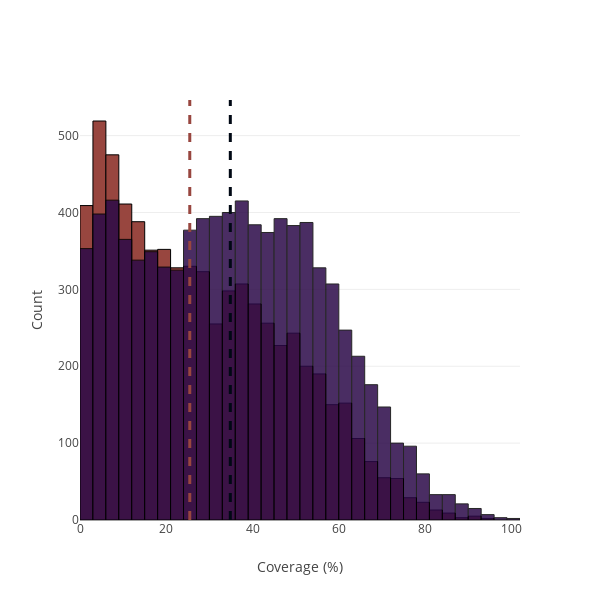

The notebook cell this image was saved under:
### Code cell
fig = go.Figure()

fig.add_trace(go.Histogram(
    x=frac_human_cov_ss.iloc[:,0].tolist(),
    xbins=dict(
        start=0,
        end=100,
        size=3 
    ),
    marker=dict(
        color='#98463f',
        line=dict(color='black', width=1)
    )
))
fig.add_trace(go.Histogram(
    x=frac_human_cov_frac.iloc[:,0].tolist(),
    name='Dataset 2', 
    xbins=dict(start=0, end=100, size=3),
    marker=dict(
        color='#2b0948',
        line=dict(color='black', width=1)
    ),
    opacity=0.85
))
fig.update_layout(
    width=600,
    height=600,
    template='none',
    xaxis_title='Coverage (%)',
    yaxis_title='Count',
    barmode='overlay',
    showlegend=False
)
fig.add_vline(x = np.median(frac_human_cov_ss.iloc[:,0].tolist()), line={'dash': 'dash', 'width': 3, 'color': '#98463f'})
fig.add_vline(x = np.median(frac_human_cov_frac.iloc[:,0].tolist()), line={'dash': 'dash', 'width': 3, 'color': '#000814'})

#fig.write_image(r'D:\Projects\SPEC\figs_raw\Figure_2e2.pdf', width = 600, height = 600)

### Figure 1 — Plotly figure (JSON) as saved in the notebook; plotly's stock layout.template omitted (floating-point values rounded to 4 significant figures; data arrays with more than 128 entries replaced by an {"elided": "..."} marker saying what was removed)
{"data": [{"marker": {"color": "#98463f", "line": {"color": "black", "width": 1}}, "type": "histogram", "x": {"elided": "6820 float values"}, "xbins": {"end": 100, "size": 3, "start": 0}}, {"marker": {"color": "#2b0948", "line": {"color": "black", "width": 1}}, "name": "Dataset 2", "opacity": 0.85, "type": "histogram", "x": {"elided": "8560 float values"}, "xbins": {"end": 100, "size": 3, "start": 0}}], "layout": {"barmode": "overlay", "height": 600, "shapes": [{"line": {"color": "#98463f", "dash": "dash", "width": 3}, "type": "line", "x0": 25.45, "x1": 25.45, "xref": "x", "y0": 0, "y1": 1, "yref": "y domain"}, {"line": {"color": "#000814", "dash": "dash", "width": 3}, "type": "line", "x0": 34.85, "x1": 34.85, "xref": "x", "y0": 0, "y1": 1, "yref": "y domain"}], "showlegend": false, "width": 600, "xaxis": {"title": {"text": "Coverage (%)"}}, "yaxis": {"title": {"text": "Count"}}}}
